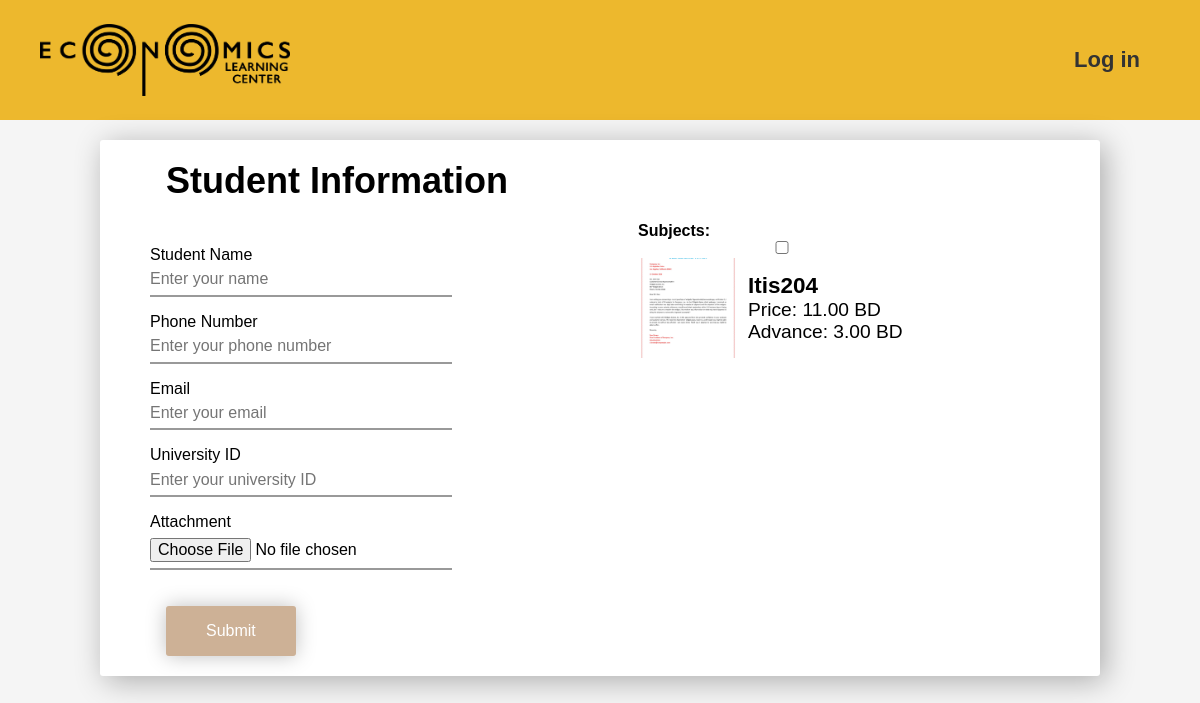
The page /student-page/ on the database as committed earlier.
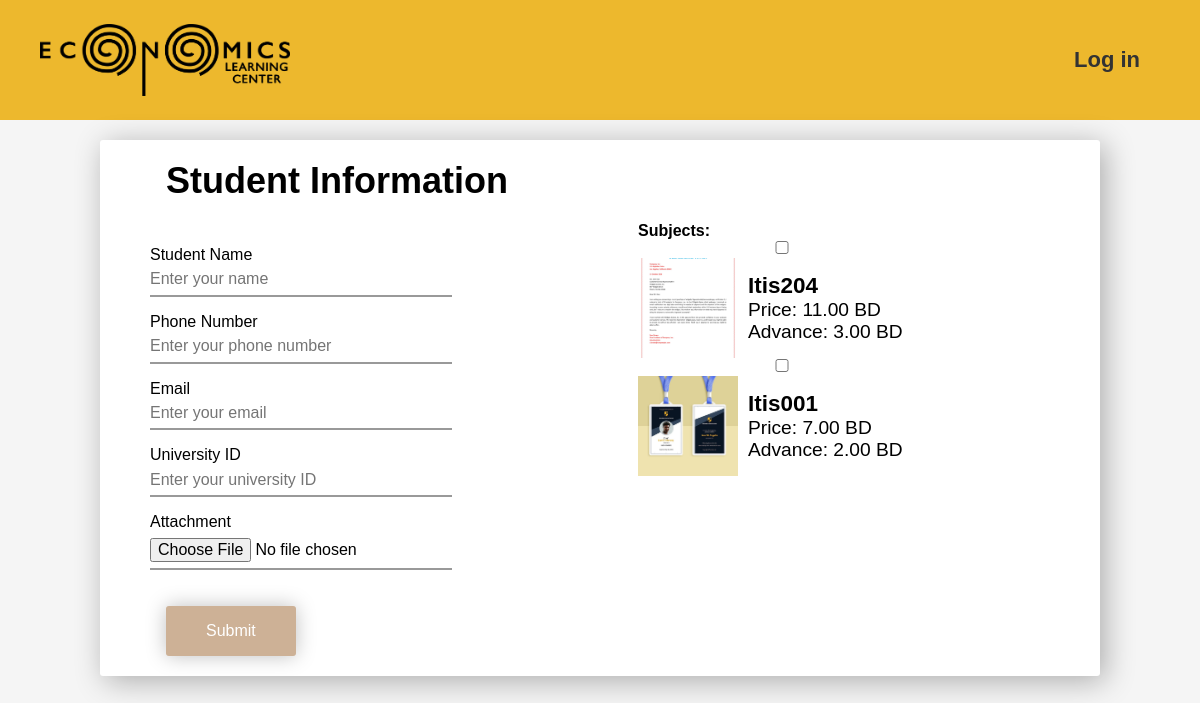
The same page on the database as committed later.
### main_app/models.py (models this page shows, shortened)
class Subject(models.Model):
    name = models.CharField(max_length=100)
    price = models.DecimalField(max_digits=10, decimal_places=2)
    image = models.ImageField(upload_to='subject_images/')
    description = models.TextField(blank=True, null=True)
    created_at = models.DateTimeField(default=timezone.now)  # Set default value here
    updated_at = models.DateTimeField(auto_now=True)
    advance_payment = models.DecimalField(max_digits=10, decimal_places=2, default=0.00)  # New field for advance payment

### main_app/views.py (the view)
# urls.py: path('student-page/', views.student_page, name='student_page'),
def student_page(request):
    subjects = Subject.objects.all()  # Fetch all subjects
    if request.method == 'POST':
        form = StudentRequestForm(request.POST, request.FILES)
        if form.is_valid():
            form.save()
            messages.success(request, 'Request submitted successfully!')
            return redirect('student_page')
    else:
        form = StudentRequestForm()  # Use empty form for GET request
    return render(request, 'accounts/student_page.html', {
        'form': form,
        'subjects': subjects,
    })

### main_app/forms.py
class StudentRequestForm(forms.ModelForm):
    class Meta:
        model = StudentRequest
        fields = ['student_name', 'univ_id', 'email', 'phone_number', 'subject', 'attachment']
    student_name = forms.CharField(required=True)  # Make student_name required
    univ_id = forms.CharField(required=True)  # Make univ_id required
    email = forms.EmailField(required=True)  # Make email required
    phone_number = forms.CharField(required=True)  # Make phone_number required
    subject = forms.ModelMultipleChoiceField(
        queryset=Subject.objects.all(),
        widget=forms.CheckboxSelectMultiple,  # Use checkboxes
        label="Subjects",
        required=True  # Make subject required
    )
    attachment = forms.FileField(
        label='Attachment (Image)',
        widget=forms.ClearableFileInput(attrs={'accept': 'image/*'}),
        required=True  # Make attachment required
    )

### main_app/templates/accounts/student_page.html (shortened to what this page needs)
{% load static %}
<!DOCTYPE html>
<html>
<head>
  <link rel="stylesheet" href="{% static 'styles/student.css' %}">
</head>
<body>
  <header>
    <nav>
      <img src="{% static 'images/logo-horizantal.png' %}" alt="Elc logo" />
      <ul>
        <li><a href="{% url 'login' %}">Log in</a></li>
      </ul>
    </nav>
  </header>
  <div class="modal clearfix">
    <div class="modal-info">
      <div class="info">
        <h2>Student Information</h2>
        <form method="POST" enctype="multipart/form-data">
          <div class="form-container">
            <div class="input-section">
              <ul class="form-list">
                <li class="form-list-row">
                  <div class="user">
                    <label for="id_student_name">Student Name</label><br>
                    <input type="text" name="student_name" id="id_student_name" value="{{ form.student_name.value|default:'' }}" placeholder="Enter your name" required>
                  </div>
                </li>
                <li class="form-list-row">
                  <div class="number">
                    <label for="id_phone_number">Phone Number</label><br>
                    <input type="text" name="phone_number" id="id_phone_number" value="{{ form.phone_number.value|default:'' }}" placeholder="Enter your phone number" required>
                  </div>
                </li>
                <li class="form-list-row">
                  <div class="email">
                    <label for="id_email">Email</label><br>
                    <input type="email" name="email" id="id_email" value="{{ form.email.value|default:'' }}" placeholder="Enter your email" required>
                  </div>
                </li>
                <li class="form-list-row">
                  <div class="univ-id">
                    <label for="id_univ_id">University ID</label><br>
                    <input type="text" name="univ_id" id="id_univ_id" value="{{ form.univ_id.value|default:'' }}" placeholder="Enter your university ID" required>
                  </div>
                </li>
                <li class="form-list-row">
                  <div class="attachment">
                    <label for="id_attachment">Attachment</label><br>
                    <input type="file" name="attachment" id="id_attachment">
                  </div>
                </li>
              </ul>
            </div>
            <div class="subject-section">
              <h4>Subjects:</h4>
              <div class="product-slideshow">
                {% for subject in subjects %}
                  <div class="subject-item">
                    <input type="checkbox" name="subject" id="id_subject_{{ subject.id }}" value="{{ subject.id }}">
                    <label for="id_subject_{{ subject.id }}">
                      <div class="subject-content">
                        {% if subject.image %}
                          <img src="{{ subject.image.url }}" alt="{{ subject.name }}" class="subject-image">
                        {% endif %}
                        <div class="subject-details">
                          <h3>{{ subject.name }}</h3>
                          <p>Price: {{ subject.price }} BD</p>
                          <p>Advance: {{ subject.advance_payment }} BD</p>
                        </div>
                      </div>
                    </label>
                  </div>
                {% endfor %}
              </div>
            </div>
          </div>
          <button type="submit">Submit</button>
        </form>
      </div>
    </div>
  </div>
</body>
</html>

### static/styles/student.css (style rules this page uses)
header { background-color: #edb82d; padding: 20px 40px; margin-bottom: 20px; }
nav { display: flex; align-items: center; justify-content: space-between; height: 80px; }
nav img { width: 250px; height: auto; }
nav ul { list-style: none; display: flex; gap: 30px; margin: 0; padding: 0; }
nav ul li { position: relative; }
nav ul li a { text-decoration: none; color: #333; font-weight: bold; font-size: 22px; padding: 15px 20px; transition: background-color 0.3s; }
* { margin: 0; padding: 0; outline: none; text-decoration: none; list-style: none; box-sizing: border-box; }
body { font-family: poppins, arial, sans-serif; background-color: whitesmoke; }
.modal { width: 96%; max-width: 1000px; height: auto; position: relative; margin: auto; border-radius: 3px; overflow: hidden; background-color: white; box-shadow: 5px 5px 30px rgba(0, 0, 0, .3); }
.modal-info { width: 100%; height: auto; margin: 20px 0; }
.info { width: 90%; margin: auto; }
h2 { font-size: 2.25rem; margin-left: 1rem; }
.form-list { margin-top: 1.5rem; }
.form-list-row { margin: 1rem 0; }
label { font-size: 1rem; }
input { width: 70%; font-size: 1rem; padding: .4rem 0; border: none; display: inline-block; border-bottom: solid 2px #999; background-color: transparent; transition: all .3s ease; }
button { color: white; font-size: 1rem; margin-left: 1rem; padding: 1rem 2.5rem; border: none; border-radius: 3px; background-color: #cdb196; box-shadow: 0 0 20px rgba(0, 0, 0, 0.25); transition: all .3s ease; }
.subject-content { display: flex; align-items: center; }
.subject-details { margin-left: 10px; font-size: 1.2rem; }
.subject-image { width: 100px; height: 100px; object-fit: cover; max-width: none; }
.form-container { display: flex; justify-content: space-between; margin: 20px 0; }
.input-section { width: 48%; }
.subject-section { width: 48%; padding-left: 20px; max-height: 380px; overflow-y: auto; }

Rows that differ between the two databases and show on the page:
added Subject: image (picture), name "Itis001", price "7.00", advance_payment "2.00"
